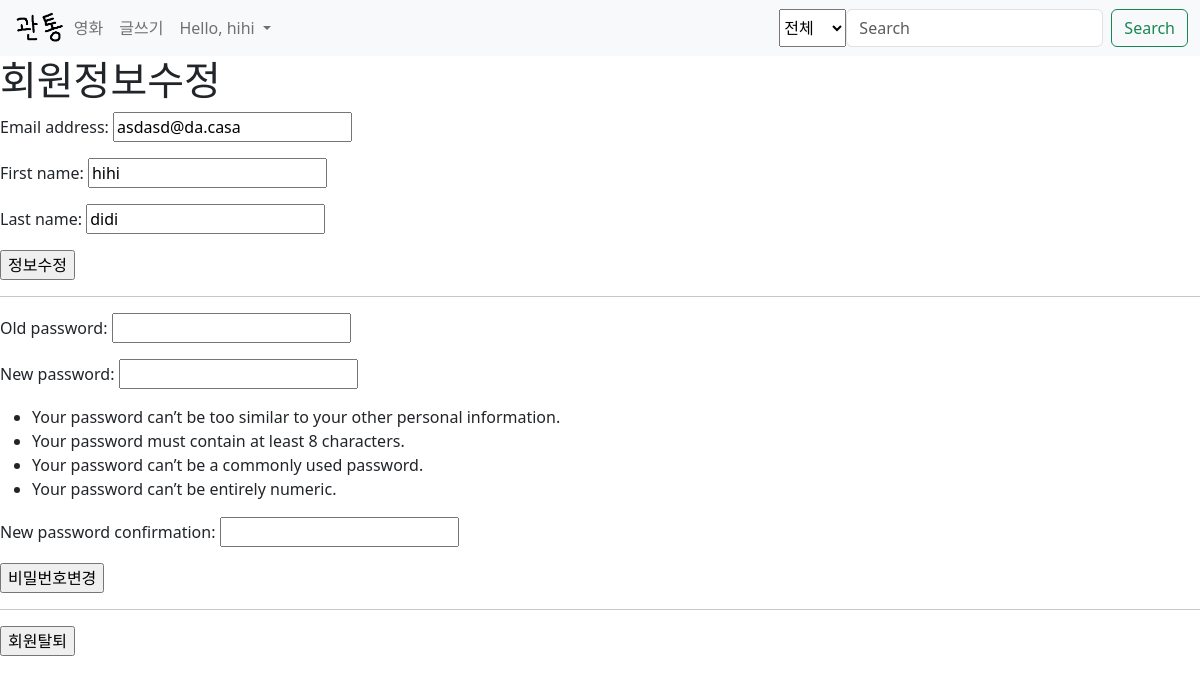
/accounts/update/ (signed in), run on an earlier commit of the app's database.
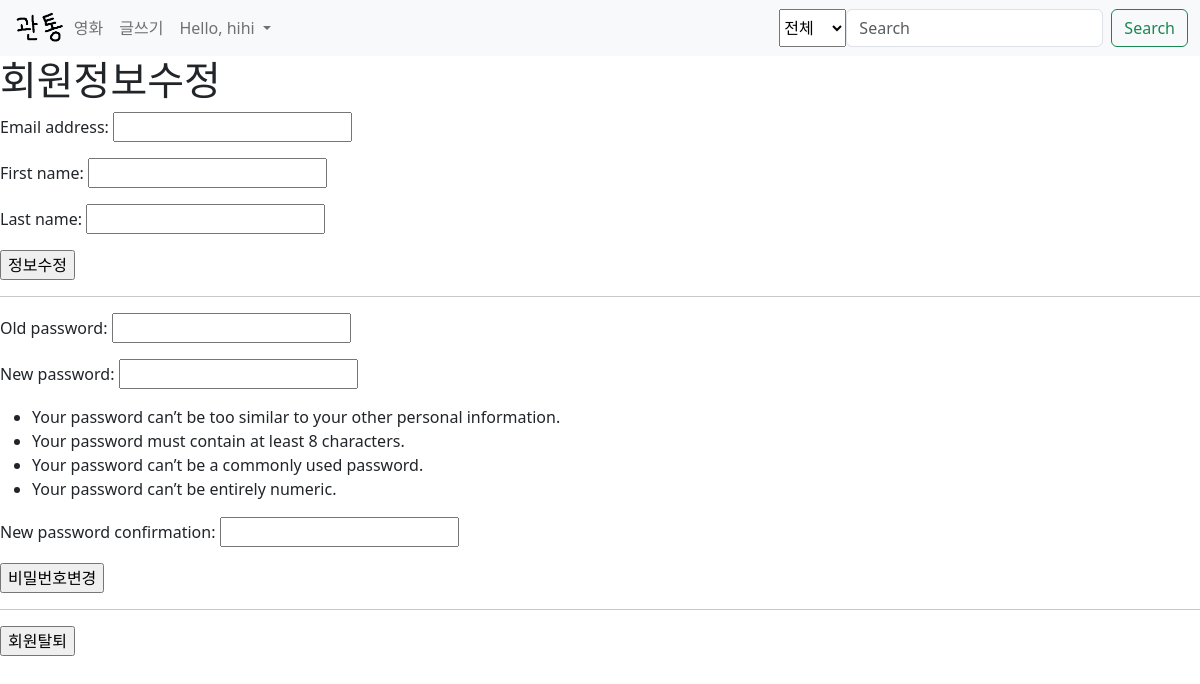
And on a later commit of the database.
### accounts/models.py (models this page shows)
class User(AbstractUser):
    pass

### accounts/views.py (the view)
# urls.py: path('update/', views.update, name='update'),
@login_required #이게 없으면 비로그인 상태에서도 url입력을 통해 write창으로 갈 수가 있다.
def update(request):
    if request.method=='POST':
        form = CustomUserChangeForm(request.POST, instance=request.user)
        if form.is_valid():
            form.save()
            return redirect('articles:index')
    else:
        form = CustomUserChangeForm(instance=request.user)
        passform = PasswordChangeForm(request.user)#임포트 필요
    context={
        'form':form,
        'passform':passform,
    }
    return render(request, 'accounts/update.html', context)

### accounts/forms.py
class CustomUserChangeForm(UserChangeForm):
    password=None
    class Meta(UserChangeForm.Meta):
        model = get_user_model()
        fields = ('email', 'first_name', 'last_name')

### accounts/templates/accounts/update.html (shortened to what this page needs)
{% extends 'article_base.html' %}
{% block content %}
<h1>회원정보수정</h1>
<form action="{% url 'accounts:update'%}" method="POST">
    {{form.as_p}}
    <input type="submit" value='정보수정'>
</form>
<hr>
<form action="{% url 'accounts:change_password'%}" method="POST">
    {{passform.as_p}}
    <input type="submit" value='비밀번호변경'>
</form>
<hr>
<form action="{%url 'accounts:delete'%}" method="POST">
    <input type="submit" value="회원탈퇴">
</form>
{% endblock content %}

### templates/article_base.html (shortened to what this page needs)
{% extends 'base.html' %}
{% load static %}
{% block navbar %}
{% if not request.user.is_authenticated %}
<li class="nav-item">
    <a class="nav-link disabled" tabindex="-1" aria-disabled="true" href={%url 'articles:write'%}>글쓰기</a>
    <li class="nav-item">
        <a class="nav-link" tabindex="-1"  href="{%url 'accounts:login' %}">LogIn</a>
        <li class="nav-item">
            <a class="nav-link" tabindex="-1"  href="{%url 'accounts:signup' %}">SignUp</a>
            {%else%}
            <a class="nav-link" tabindex="-1" aria-disabled="false" href={%url 'articles:write'%}>글쓰기</a>
            <li class="nav-item dropdown">
            <a class="nav-link dropdown-toggle" href="#" id="navbarDropdown" role="button" data-toggle="dropdown" aria-expanded="false">
                Hello, {{user}}
      </a>
    </li>
  {%endif%}
                    {% endblock navbar %}

### templates/base.html (shortened to what this page needs)
{% load static %}
<!DOCTYPE html>
<html lang="kr">
<head>
    <link href="https://cdn.jsdelivr.net/npm/bootstrap@5.1.3/dist/css/bootstrap.min.css" rel="stylesheet">
</head>
<body>
<link rel="stylesheet" href="//maxcdn.bootstrapcdn.com/bootstrap/latest/css/bootstrap.min.css">
    <nav class="navbar navbar-expand-lg navbar-light bg-light">
        <div class="container-fluid">
          <a href="{%url 'articles:index'%}" >
            <img src="{% static 'image/관통.png' %}" alt=""  height="40">
          </a>
          <div class="collapse navbar-collapse" id="navbarSupportedContent">
            <ul class="navbar-nav me-auto mb-2 mb-lg-0">
              <li class="nav-item">
                <a class="nav-link" href="{%url 'movies:index'%}">영화</a>
              </li>
              {% block navbar %}{% endblock navbar %}
            </ul>
            <form class="d-flex" action={%url "movies:search"%} method="GET">
                <select name="Genre">
                  <option value="">전체</option>
                </select>
                <input class="form-control me-2" type="search" placeholder="Search" aria-label="Search" name='search'>
                <button class="btn btn-outline-success" type="submit">Search</button>
            </form>
          </div>
        </div>
      </nav>
    {% block content %}{% endblock content %}
</body>
</html>

What changed in the data, as far as the page shows it:
changed User "hihi": email "asdasd@da.casa" → (not shown); first_name "hihi" → (not shown); last_name "didi" → (not shown)
